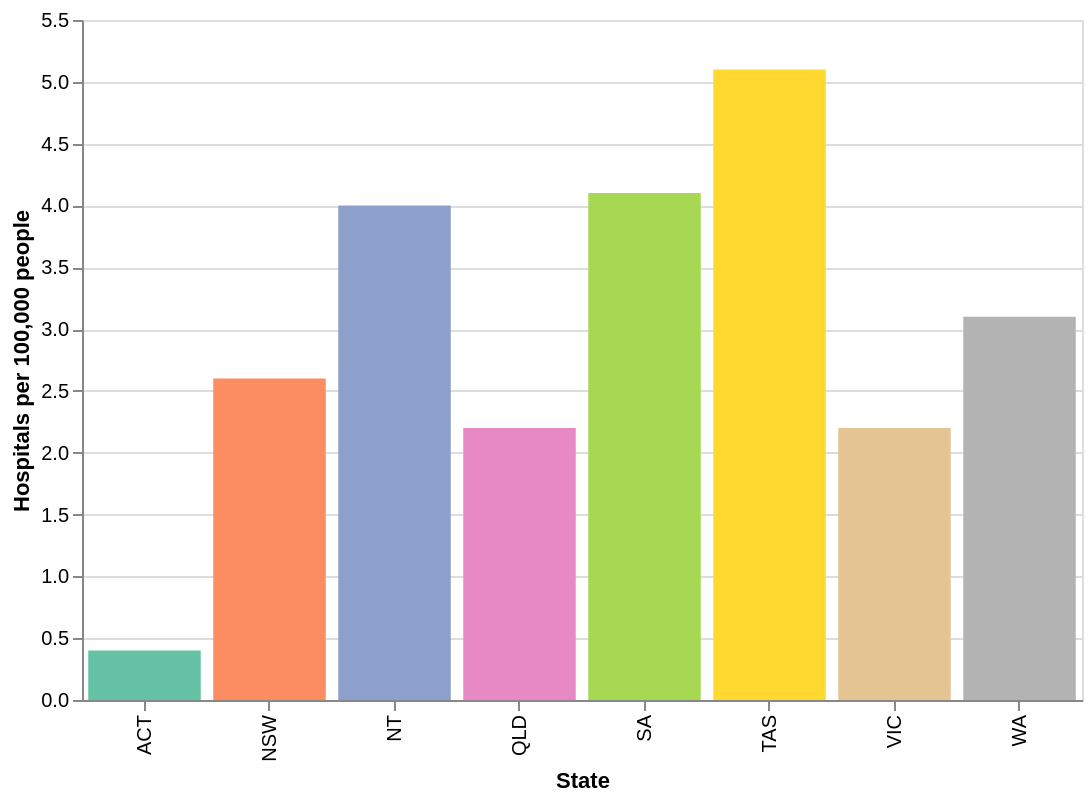

The specification (Vega-Lite) saved for this image:
### Vega-Lite specification from a JSON file in a GitHub repository (floating-point values rounded to 4 significant figures)
{"$schema": "https://vega.github.io/schema/vega-lite/v5.json", "description": "Hospitals per 100,000 people by state/territory (public only, 2024)", "width": 500, "height": 340, "data": {"values": [{"State": "NSW", "HospitalsPer100k": 2.6}, {"State": "VIC", "HospitalsPer100k": 2.2}, {"State": "QLD", "HospitalsPer100k": 2.2}, {"State": "WA", "HospitalsPer100k": 3.1}, {"State": "SA", "HospitalsPer100k": 4.1}, {"State": "TAS", "HospitalsPer100k": 5.1}, {"State": "NT", "HospitalsPer100k": 4.0}, {"State": "ACT", "HospitalsPer100k": 0.4}]}, "mark": "bar", "encoding": {"x": {"field": "State", "type": "nominal"}, "y": {"field": "HospitalsPer100k", "type": "quantitative", "axis": {"title": "Hospitals per 100,000 people"}}, "color": {"field": "State", "type": "nominal", "scale": {"scheme": "Set2"}, "legend": null}, "tooltip": [{"field": "State", "type": "nominal"}, {"field": "HospitalsPer100k", "type": "quantitative", "title": "Hospitals Per 100k"}]}}
